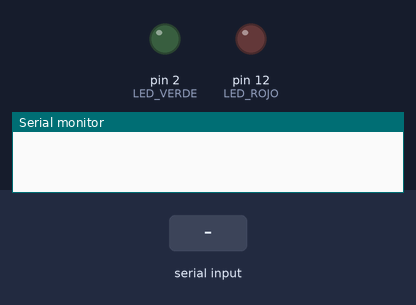
Recording of a sketch running on a simulated Arduino Uno, built with avr-gcc and run on an emulated ATmega328P. Shown: output pins drawn as LEDs (lit = HIGH), the last lines printed to the serial monitor. The test bench sets the inputs (shaded band).

Above: at 1.2 s.
1.3 s: "perro\n" received over Serial
At 2.2 s:
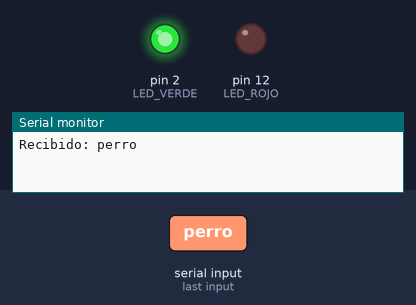
2.8 s: "1\n" received over Serial
At 8.3 s:
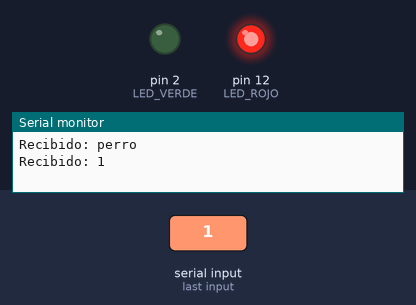
Timing chart, 0 to 9.8 s (numbered marks = the images above; inputs shaded):
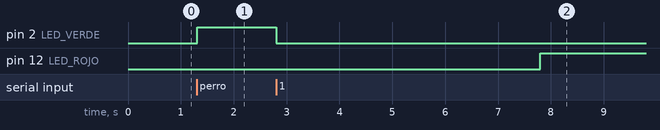

The sketch:

sketch_mar31a.ino
```cpp
#define LED_VERDE 2  // LED verde para predicciones
#define LED_ROJO 12  // LED rojo si el programa no se ejecuta

unsigned long ultimoTiempo = 0; // Última vez que se recibió un dato
const unsigned long tiempoLimite = 5000; // 5 segundos sin datos

void setup() {
    Serial.begin(9600);
    pinMode(LED_VERDE, OUTPUT);
    pinMode(LED_ROJO, OUTPUT);
    digitalWrite(LED_VERDE, LOW);
    digitalWrite(LED_ROJO, LOW);
}

void loop() {
    if (Serial.available() > 0) {
        String data = Serial.readStringUntil('\n');
        Serial.print("Recibido: ");
        Serial.println(data);
        ultimoTiempo = millis(); // Actualizar tiempo

        // Si el objeto detectado es "perro", encender LED verde
        if (data == "perro") {
            digitalWrite(LED_VERDE, HIGH);
        } else {
            digitalWrite(LED_VERDE, LOW);
        }
    }

    // Si han pasado más de 5 segundos sin recibir datos, encender LED rojo
    if (millis() - ultimoTiempo > tiempoLimite) {
        digitalWrite(LED_ROJO, HIGH);  // Indicar error
    } else {
        digitalWrite(LED_ROJO, LOW);   // Apagar LED rojo si se restablece
    }
}
```

Measured:
- after the input at 1.3 s, pin 2 (LED_VERDE): LOW → HIGH at once
- after the input at 2.8 s, pin 2 (LED_VERDE): HIGH → LOW at once; pin 12 (LED_ROJO): LOW → HIGH after 5.0 s instead of 3.5 s
